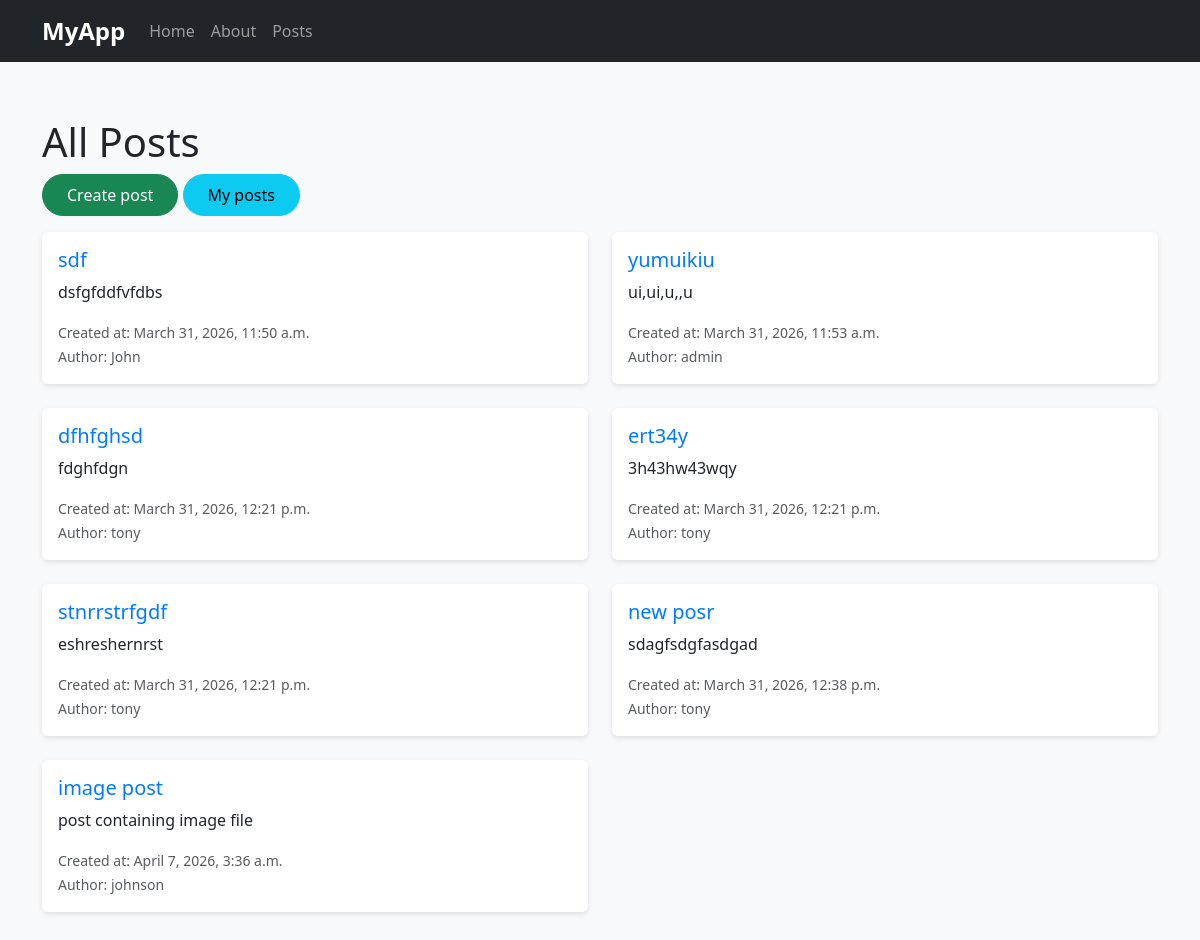
The page /posts/ (signed in) on the database its author committed.
### asdf/models.py (models this page shows)
class Post(models.Model):
    title = models.CharField(max_length=50)
    body = models.TextField()
    created_at = models.DateTimeField(auto_now_add=True)
    author = models.ForeignKey(User, on_delete=models.CASCADE)
    image = models.ImageField(upload_to="posts/", blank=True, null=True)

### asdf/views.py (the view)
# urls.py: path("posts/", views.posts, name="posts"),
@login_required
def posts(request):
    posts = Post.objects.all()
    return render(request, "asdf/posts.html", {"posts": posts})

### asdf/templates/asdf/posts.html
{% extends 'asdf/base.html' %}
{% block content %}
<div class="container mt-4">
    <h1>All Posts</h1>
    <div class="mb-3">
        <a href="{% url 'create_post' %}" class="btn btn-success">Create post</a>
        <a href="{% url 'my_posts' %}" class="btn btn-info">My posts</a>
    </div>
    <div class="row">
        {% for post in posts %}
        <div class="col-md-6 mb-4">
            <div class="card h-100">
                <div class="card-body">
                    <h5 class="card-title">
                        <a href="{% url 'post_details' post.id %}">{{ post.title }}</a>
                    </h5>
                    <p class="card-text">{{ post.body|truncatewords:30 }}</p>
                    <p class="card-text">
                        <small class="text-muted">Created at: {{ post.created_at }}</small><br>
                        <small class="text-muted">Author: {{ post.author }}</small>
                    </p>
                </div>
            </div>
        </div>
        {% empty %}
        <p>No posts available.</p>
        {% endfor %}
    </div>
</div>
{% endblock %}

### asdf/static/asdf/style.css (style rules this page uses)
body { background-color: #f8f9fa; font-family: 'Segoe UI', Tahoma, Geneva, Verdana, sans-serif; }
.card { transition: transform 0.2s ease, box-shadow 0.2s ease; border: none; box-shadow: 0 2px 5px rgba(0,0,0,0.1); }
.card-title a { text-decoration: none; color: #007bff; }
.btn { border-radius: 30px; padding: 0.5rem 1.5rem; }

### rows shown on the page
Post: title "sdf", body "dsfgfddfvfdbs", created_at "March 31, 2026, 11:50 a.m.", author "John"
Post: title "yumuikiu", body "ui,ui,u,,u", created_at "March 31, 2026, 11:53 a.m.", author "admin"
Post: title "dfhfghsd", body "fdghfdgn", created_at "March 31, 2026, 12:21 p.m.", author "tony"
Post: title "ert34y", body "3h43hw43wqy", created_at "March 31, 2026, 12:21 p.m.", author "tony"
Post: title "stnrrstrfgdf", body "eshreshernrst", created_at "March 31, 2026, 12:21 p.m.", author "tony"
Post: title "new posr", body "sdagfsdgfasdgad", created_at "March 31, 2026, 12:38 p.m.", author "tony"
Post: title "image post", body "post containing image file", created_at "April 7, 2026, 3:36 a.m.", author "johnson"
